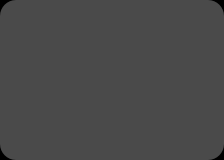

The image is a tile-based game level rendered from a .tmx file. Its description and complete source (layers, tilesets, objects, tile grids) follow:
An orthogonal 7x5 tile map with 32x32 px tiles, 4 tile layers (grid, walls, zonemap, cellrounded) and 5 objects (2x goal, player, destroyer, enemy).

<map version="1.0" orientation="orthogonal" renderorder="right-down" width="7" height="5" tilewidth="32" tileheight="32" nextobjectid="6">
 <properties>
  <property name="_mode" value="" />
  <property name="_title" value="test" />
  <property name="_zone" value="" />
 </properties>
 <tileset firstgid="1" name="cells" tilewidth="32" tileheight="32">
  <image source="../cells.png" trans="ff00ff" width="128" height="384" />
 </tileset>
 <layer name="grid" width="7" height="5">
  <data>
   <tile gid="1" />
   <tile gid="1" />
   <tile gid="1" />
   <tile gid="1" />
   <tile gid="1" />
   <tile gid="1" />
   <tile gid="1" />
   <tile gid="1" />
   <tile gid="1" />
   <tile gid="1" />
   <tile gid="1" />
   <tile gid="1" />
   <tile gid="1" />
   <tile gid="1" />
   <tile gid="1" />
   <tile gid="1" />
   <tile gid="1" />
   <tile gid="1" />
   <tile gid="1" />
   <tile gid="1" />
   <tile gid="1" />
   <tile gid="1" />
   <tile gid="1" />
   <tile gid="1" />
   <tile gid="1" />
   <tile gid="1" />
   <tile gid="1" />
   <tile gid="1" />
   <tile gid="1" />
   <tile gid="1" />
   <tile gid="1" />
   <tile gid="1" />
   <tile gid="1" />
   <tile gid="1" />
   <tile gid="1" />
  </data>
 </layer>
 <layer name="walls" width="7" height="5">
  <data>
   <tile gid="0" />
   <tile gid="0" />
   <tile gid="0" />
   <tile gid="0" />
   <tile gid="0" />
   <tile gid="0" />
   <tile gid="0" />
   <tile gid="0" />
   <tile gid="0" />
   <tile gid="0" />
   <tile gid="0" />
   <tile gid="0" />
   <tile gid="0" />
   <tile gid="0" />
   <tile gid="0" />
   <tile gid="0" />
   <tile gid="0" />
   <tile gid="0" />
   <tile gid="0" />
   <tile gid="0" />
   <tile gid="0" />
   <tile gid="0" />
   <tile gid="0" />
   <tile gid="0" />
   <tile gid="0" />
   <tile gid="0" />
   <tile gid="0" />
   <tile gid="0" />
   <tile gid="0" />
   <tile gid="0" />
   <tile gid="0" />
   <tile gid="0" />
   <tile gid="0" />
   <tile gid="0" />
   <tile gid="0" />
  </data>
 </layer>
 <layer name="zonemap" width="7" height="5">
  <data>
   <tile gid="0" />
   <tile gid="0" />
   <tile gid="0" />
   <tile gid="0" />
   <tile gid="0" />
   <tile gid="0" />
   <tile gid="0" />
   <tile gid="0" />
   <tile gid="0" />
   <tile gid="0" />
   <tile gid="0" />
   <tile gid="0" />
   <tile gid="0" />
   <tile gid="0" />
   <tile gid="0" />
   <tile gid="0" />
   <tile gid="0" />
   <tile gid="0" />
   <tile gid="0" />
   <tile gid="0" />
   <tile gid="0" />
   <tile gid="0" />
   <tile gid="0" />
   <tile gid="0" />
   <tile gid="0" />
   <tile gid="0" />
   <tile gid="0" />
   <tile gid="0" />
   <tile gid="0" />
   <tile gid="0" />
   <tile gid="0" />
   <tile gid="0" />
   <tile gid="0" />
   <tile gid="0" />
   <tile gid="0" />
  </data>
 </layer>
 <layer name="cellrounded" width="7" height="5">
  <data>
   <tile gid="17" />
   <tile gid="0" />
   <tile gid="0" />
   <tile gid="0" />
   <tile gid="0" />
   <tile gid="0" />
   <tile gid="18" />
   <tile gid="0" />
   <tile gid="0" />
   <tile gid="0" />
   <tile gid="0" />
   <tile gid="0" />
   <tile gid="0" />
   <tile gid="0" />
   <tile gid="0" />
   <tile gid="0" />
   <tile gid="0" />
   <tile gid="0" />
   <tile gid="0" />
   <tile gid="0" />
   <tile gid="0" />
   <tile gid="0" />
   <tile gid="0" />
   <tile gid="0" />
   <tile gid="0" />
   <tile gid="0" />
   <tile gid="0" />
   <tile gid="0" />
   <tile gid="19" />
   <tile gid="0" />
   <tile gid="0" />
   <tile gid="0" />
   <tile gid="0" />
   <tile gid="0" />
   <tile gid="20" />
  </data>
 </layer>
 <objectgroup name="players">
  <object id="1" type="player" x="146.333" y="111.333" />
 </objectgroup>
 <objectgroup name="enemies">
  <object id="2" type="destroyer" x="17" y="48.3333" />
  <object id="3" type="enemy" x="79.6667" y="79.6667" />
 </objectgroup>
 <objectgroup name="items">
  <object id="4" type="goal" x="15" y="15.6667" />
  <object id="5" type="goal" x="45.3333" y="14.6667" />
 </objectgroup>
 <objectgroup name="powerups" />
 <objectgroup name="portals" />
 <objectgroup name="cells" />
</map>
